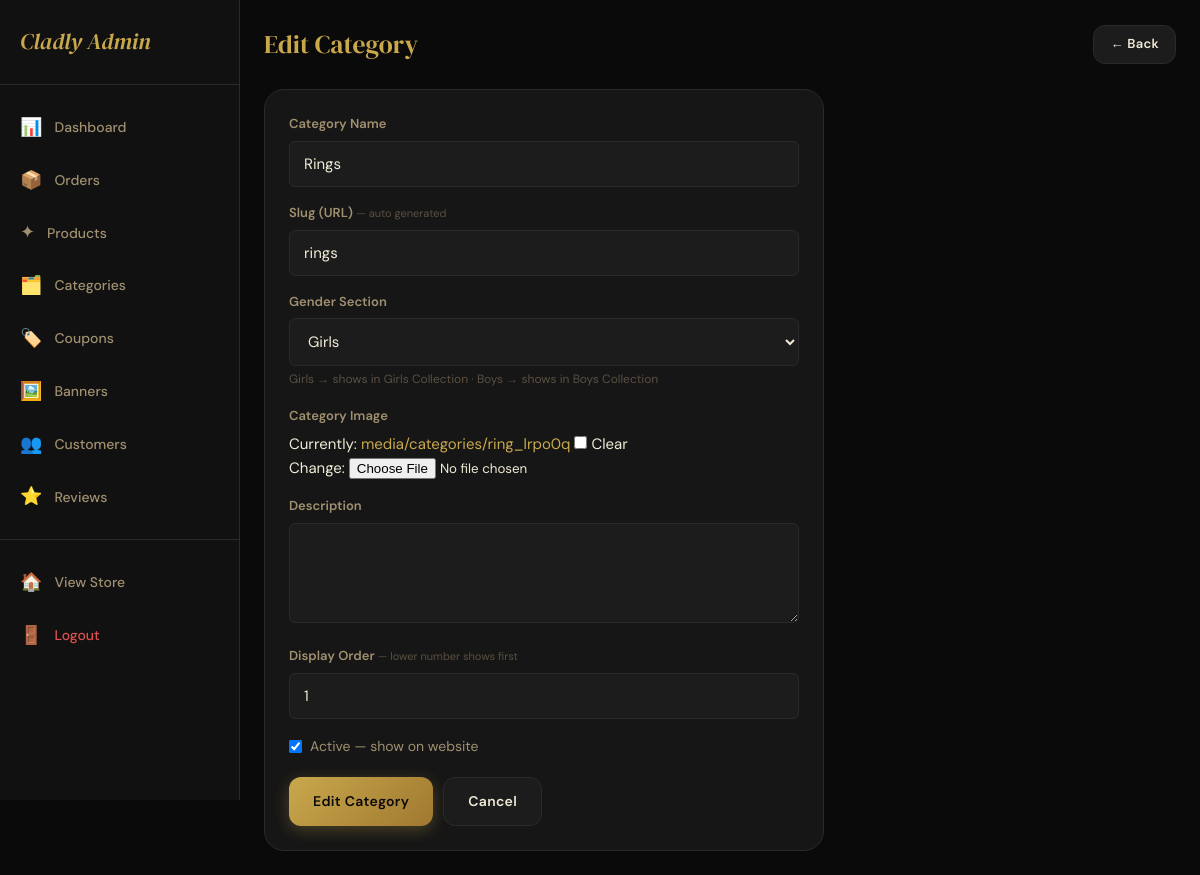
Page /admin-panel/categories/8/edit/ (signed in) on the committed database.
### store/models.py (models this page shows, shortened)
class Category(models.Model):
    GENDER_CHOICES = [
        ('all', 'All'),
        ('girls', 'Girls'),
        ('boys', 'Boys'),
    ]
    name = models.CharField(max_length=100)
    slug = models.SlugField(unique=True)
    image = models.ImageField(upload_to='categories/', null=True, blank=True)
    description = models.TextField(blank=True)
    is_active = models.BooleanField(default=True)
    gender = models.CharField(max_length=10, choices=[('all','All'),('girls','Girls'),('boys','Boys')], default='girls')
    order = models.IntegerField(default=0)
    created_at = models.DateTimeField(auto_now_add=True)
    class Meta:
        verbose_name_plural = 'Categories'
        ordering = ['order', 'name']

### store/views.py (the view)
# urls.py: path('admin-panel/categories/<int:pk>/edit/', views.admin_edit_category, name='admin_edit_category'),
@user_passes_test(is_admin, login_url='/login/')
def admin_edit_category(request, pk):
    cat = get_object_or_404(Category, pk=pk)
    form = CategoryForm(request.POST or None, request.FILES or None, instance=cat)
    if request.method == 'POST' and form.is_valid():
        form.save()
        messages.success(request, 'Category updated.')
        return redirect('admin_categories')
    return render(request, 'store/admin/category_form.html', {'form': form, 'action': 'Edit'})

### store/forms.py
class CategoryForm(forms.ModelForm):
    class Meta:
        model = Category
        fields = ['name', 'slug', 'image', 'description', 'is_active', 'order', 'gender']
        widgets = {
            'name': forms.TextInput(attrs={'class': FORM_CTRL}),
            'slug': forms.TextInput(attrs={'class': FORM_CTRL}),
            'description': forms.Textarea(attrs={'rows': 3, 'class': FORM_CTRL}),
            'order': forms.NumberInput(attrs={'class': FORM_CTRL}),
            'gender': forms.Select(attrs={'class': FORM_CTRL}),
        }

### store/context_processors.py (called while the page is built)
def cart_wishlist_count(request):
    cart_count = 0
    wishlist_count = 0
    notif_count = 0
    if request.user.is_authenticated:
        cart_count = Cart.objects.filter(user=request.user).count()
        wishlist_count = Wishlist.objects.filter(user=request.user).count()
        notif_count = Notification.objects.filter(user=request.user, is_read=False).count()
    else:
        session_key = request.session.session_key
        if session_key:
            cart_count = Cart.objects.filter(session_key=session_key).count()
    return {
        'cart_count': cart_count,
        'wishlist_count': wishlist_count,
        'notif_count': notif_count,
    }

def categories_list(request):
    categories = Category.objects.filter(is_active=True).order_by('order', 'name')
    return {'nav_categories': categories}

### store/views.py (called while the page is built)
def is_admin(user):
    return user.is_authenticated and user.is_staff

### store/templates/store/admin/category_form.html (shortened to what this page needs)
{% extends 'store/admin/base_admin.html' %}
{% block admin_content %}
<div class="admin-header">
  <div class="admin-page-title">{{ action }} Category</div>
  <a href="{% url 'admin_categories' %}" class="btn btn-dark btn-sm">← Back</a>
</div>
<div style="max-width:560px;">
  <form method="post" enctype="multipart/form-data"
        style="background:var(--black-card);border:1px solid var(--border);border-radius:var(--radius-lg);padding:24px;">
    <div class="form-group">
      <label class="form-label">Category Name</label>
      {{ form.name }}
    </div>
    <div class="form-group">
      <label class="form-label">Slug (URL)
        <span style="font-size:11px;color:var(--text-muted);font-weight:400;">— auto generated</span>
      </label>
      {{ form.slug }}
    </div>
    <div class="form-group">
      <label class="form-label">Gender Section</label>
      {{ form.gender }}
      <div style="font-size:12px;color:var(--text-muted);margin-top:4px;">
        Girls → shows in Girls Collection · Boys → shows in Boys Collection
      </div>
    </div>
    <div class="form-group">
      <label class="form-label">Category Image</label>
      {{ form.image }}
    </div>
    <div class="form-group">
      <label class="form-label">Description</label>
      {{ form.description }}
    </div>
    <div class="form-group">
      <label class="form-label">Display Order
        <span style="font-size:11px;color:var(--text-muted);font-weight:400;">— lower number shows first</span>
      </label>
      {{ form.order }}
    </div>
    <label style="display:flex;align-items:center;gap:8px;margin-bottom:20px;font-size:14px;cursor:pointer;">
      {{ form.is_active }}
      <span style="color:var(--text-secondary);">Active — show on website</span>
    </label>
    <div style="display:flex;gap:10px;">
      <button type="submit" class="btn btn-gold">{{ action }} Category</button>
      <a href="{% url 'admin_categories' %}" class="btn btn-dark">Cancel</a>
    </div>
  </form>
</div>
{% endblock %}

### store/static/store/css/main.css (style rules this page uses)
:root { --gold: #C9A84C; --gold-light: #E8C96A; --gold-dark: #A07830; --gold-pale: #F5EDD6; --black: #0A0A0A; --black-soft: #111111; --black-card: #161616; --surface: #1C1C1C; --border: #2A2A2A; --border-gold: rgba(201,168,76,0.25); --text-primary: #F0EAD6; --text-secondary: #A09070; --text-muted: #5A5040; --white: #FFFFFF; --error: #E05050; --success: #50B878; --warning: #E0A050; --font-display: 'DM Serif Display', 'Playfair Display', Georgia, serif; --font-body: 'DM Sans', system-ui, sans-serif; --radius-sm: 6px; --radius: 12px; --radius-lg: 20px; --radius-xl: 32px; --shadow-gold: 0 4px 24px rgba(201,168,76,0.15); --shadow-deep: 0 8px 40px rgba(0,0,0,0.6); --shadow-card: 0 2px 16px rgba(0,0,0,0.4); --transition: 0.3s cubic-bezier(0.4, 0, 0.2, 1); }
body, .navbar, .category-nav, .product-card, .cart-item, .form-card, .checkout-section, .admin-sidebar, .stat-card, .table-wrap, footer.footer { transition: background-color 0.3s ease, border-color 0.3s ease, color 0.3s ease; }
*, *::before, *::after { box-sizing: border-box; margin: 0; padding: 0; }
html { scroll-behavior: smooth; -webkit-text-size-adjust: 100%; }
body { font-family: var(--font-body); background: var(--black); color: var(--text-primary); font-size: 15px; line-height: 1.6; overflow-x: hidden; }
a { color: var(--gold); text-decoration: none; transition: color var(--transition); }
button { cursor: pointer; font-family: var(--font-body); }
input, select, textarea { font-family: var(--font-body); }
.btn { display: inline-flex; align-items: center; justify-content: center; gap: 8px; padding: 12px 24px; border-radius: var(--radius); font-family: var(--font-body); font-size: 14px; font-weight: 600; border: none; cursor: pointer; transition: all var(--transition); text-decoration: none; letter-spacing: 0.3px; white-space: nowrap; }
.btn-gold { background: linear-gradient(135deg, var(--gold), var(--gold-dark)); color: var(--black); box-shadow: 0 4px 16px rgba(201,168,76,0.3); }
.btn-dark { background: var(--surface); color: var(--text-primary); border: 1px solid var(--border); }
.btn-sm { padding: 8px 16px; font-size: 13px; }
.form-group { margin-bottom: 16px; }
.form-label { display: block; font-size: 13px; font-weight: 600; color: var(--text-secondary); margin-bottom: 6px; }
.form-control { width: 100%; background: var(--surface); border: 1px solid var(--border); border-radius: var(--radius-sm); padding: 12px 14px; color: var(--text-primary); font-size: 15px; outline: none; transition: border-color var(--transition); }
.form-control::placeholder { color: var(--text-muted); }
select.form-control { cursor: pointer; }
textarea.form-control { resize: vertical; min-height: 100px; }
.admin-header { display: flex; justify-content: space-between; align-items: center; margin-bottom: 24px; }
.admin-page-title { font-family: var(--font-display); font-size: 1.6rem; color: var(--gold); }

### rows in the picture
Category: name "Rings", slug "rings", gender "Girls", order "1", is_active "☑"

### other values in the picture
{{ action }} "Edit"
